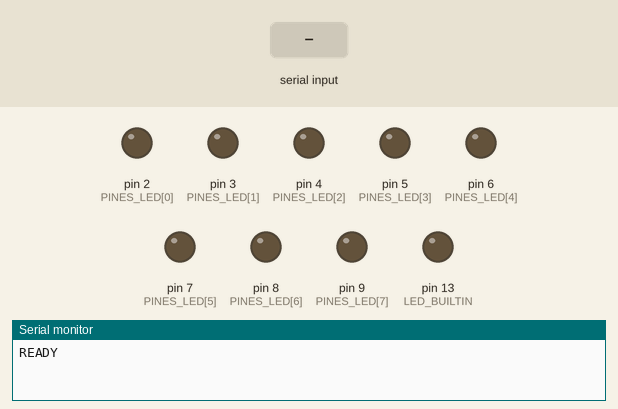
A sketch run on a simulated Arduino Uno, built with avr-gcc and run on an emulated ATmega328P. Shown: output pins drawn as LEDs (lit = HIGH), the last lines printed to the serial monitor. The test bench sets the inputs (shaded band).

Above: at 1.2 s.
1.3 s: "CAL\n" received over Serial
At 4.7 s:
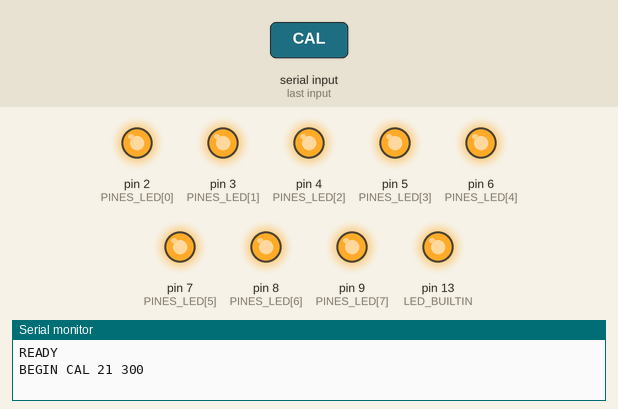
Timing chart, 0 to 10.3 s (numbered marks = the images above; inputs shaded):
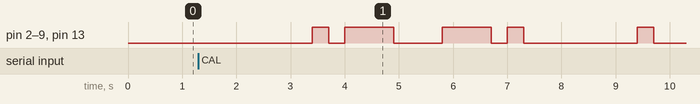

The sketch:

transmisor_morse.ino
```cpp
#include <Arduino.h>
#include <string.h>

// Ajustes del montaje: LEDs en D2 a D9 y T inicial de 300 ms por punto.
// Los mensajes se guardan en arreglos de tamaño fijo porque el UNO tiene poca memoria.
const uint8_t PINES_LED[] = {2, 3, 4, 5, 6, 7, 8, 9};
const uint8_t NUM_LEDS = 8;
const bool SINCRONIZAR_LED_INTEGRADO = true;  // false para desactivar el indicador integrado.
const uint8_t MAXIMO_LETRAS = 80;
const uint16_t CAPACIDAD_LINEA = 192;  // Incluye terminador NUL.
char bufferLinea[CAPACIDAD_LINEA];
char bufferMensaje[MAXIMO_LETRAS + 1];  // 80 caracteres normalizados + NUL.
uint16_t longitudLinea = 0;
bool lineaDesbordada = false;
bool retornoCarroPrevio = false;
uint16_t duracionUnidadMs = 300;

// Tabla para convertir cada letra en puntos y rayas (de A hasta Z).
const char CODIGO_MORSE[26][5] = {
  ".-", "-...", "-.-.", "-..", ".", "..-.", "--.", "....", "..",
  ".---", "-.-", ".-..", "--", "-.", "---", ".--.", "--.-", ".-.",
  "...", "-", "..-", "...-", ".--", "-..-", "-.--", "--.."
};

// Reconoce los separadores admitidos en las ordenes seriales.
bool esEspacio(char caracter) {
  return caracter == ' ' || caracter == '\t' || caracter == '\v' || caracter == '\f';
}

void ponerLed(bool encendido) {
  // Enciende o apaga todos los LEDs del arreglo simultáneamente
  for (uint8_t i = 0; i < NUM_LEDS; i++) {
    digitalWrite(PINES_LED[i], encendido ? HIGH : LOW);
  }

  // El LED integrado repite la señal y permite verla directamente en la placa.
  if (SINCRONIZAR_LED_INTEGRADO) {
    digitalWrite(LED_BUILTIN, encendido ? HIGH : LOW);
  }
}

// Un tramo mantiene la luz encendida o apagada durante cierta cantidad de T.
// Si emitir es falso, solo suma su duración para anunciarla por Serial.
void transmitirTramo(bool encendido, uint8_t unidades, bool emitir,
                     uint16_t &totalUnidades, unsigned long &plazo) {
  totalUnidades += unidades;
  if (!emitir) {
    return;
  }
  ponerLed(encendido);
  // Usa el instante previsto para que las pequeñas demoras no se acumulen.
  plazo += static_cast<unsigned long>(unidades) * duracionUnidadMs * 1000UL;
  while (static_cast<long>(micros() - plazo) < 0) {
    // Espera sin escribir por Serial mientras se transmite el tramo.
  }
}

// Recorre letra por letra y coloca pausas de 1T, 3T o 7T según corresponda.
uint16_t recorrerMensaje(const char *texto, bool emitir, unsigned long &plazo) {
  uint16_t totalUnidades = 0;
  for (uint16_t indiceLetra = 0; texto[indiceLetra]; ++indiceLetra) {
    if (texto[indiceLetra] == ' ') {
      continue;
    }
    const char *codigo = CODIGO_MORSE[texto[indiceLetra] - 'A'];
    for (uint8_t indiceElemento = 0; codigo[indiceElemento]; ++indiceElemento) {
      transmitirTramo(true, codigo[indiceElemento] == '.' ? 1 : 3,
                      emitir, totalUnidades, plazo);
      if (codigo[indiceElemento + 1]) {
        transmitirTramo(false, 1, emitir, totalUnidades, plazo);
      }
    }
    if (texto[indiceLetra + 1]) {
      transmitirTramo(false, texto[indiceLetra + 1] == ' ' ? 7 : 3,
                      emitir, totalUnidades, plazo);
    }
  }
  return totalUnidades;
}

void transmitirMensaje(const char *texto, bool esCalibracion) {
  unsigned long plazo = 0;
  // Primero calcula la duración y avisa al Monitor Serial; después emite luz.
  const uint16_t totalUnidades = recorrerMensaje(texto, false, plazo);
  Serial.print(esCalibracion ? F("BEGIN CAL ") : F("BEGIN SEND "));
  Serial.print(totalUnidades);
  Serial.print(' ');
  Serial.println(duracionUnidadMs);
  Serial.flush();  // Vacía el mensaje serial antes de empezar a medir el tiempo.
  plazo = micros();
  uint16_t unidadesMargen = 0;
  // Deja un tiempo apagado al principio y al final para delimitar el mensaje.
  transmitirTramo(false, 7, true, unidadesMargen, plazo);
  recorrerMensaje(texto, true, plazo);
  transmitirTramo(false, 7, true, unidadesMargen, plazo);
  ponerLed(false);
  Serial.println(esCalibracion ? F("DONE CAL") : F("DONE SEND"));
}

// Convierte a mayúsculas, une espacios repetidos y rechaza caracteres ajenos a A-Z.
// Así evita enviar solo una parte del mensaje si la orden contiene un error.
bool normalizarMensaje(const char *entrada) {
  uint8_t cantidadLetras = 0;
  uint16_t indiceSalida = 0;
  bool espacioPendiente = false;
  for (; *entrada; ++entrada) {
    char caracter = *entrada;
    if (esEspacio(caracter)) {
      if (indiceSalida) espacioPendiente = true;
      continue;
    }
    if (caracter >= 'a' && caracter <= 'z') caracter -= ('a' - 'A');
    if (caracter < 'A' || caracter > 'Z') {
      Serial.println(F("ERROR INVALID_CHARACTER"));
      return false;
    }
    if (++cantidadLetras > MAXIMO_LETRAS) {
      Serial.println(F("ERROR TEXT_TOO_LONG"));
      return false;
    }
    if (indiceSalida + (espacioPendiente ? 1 : 0) + 1 > MAXIMO_LETRAS) {
      Serial.println(F("ERROR TEXT_TOO_LONG"));
      return false;
    }
    if (espacioPendiente) bufferMensaje[indiceSalida++] = ' ';
    bufferMensaje[indiceSalida++] = caracter;
    espacioPendiente = false;
  }
  bufferMensaje[indiceSalida] = '\0';
  if (!cantidadLetras) {
    Serial.println(F("ERROR EMPTY_TEXT"));
    return false;
  }
  return true;
}

// Interpreta una línea del Monitor Serial: SEND envía, T cambia el ritmo,
// CAL envía "AN E" y STATUS muestra los ajustes actuales.
void procesarLinea() {
  bufferLinea[longitudLinea] = '\0';
  char *comando = bufferLinea;
  while (esEspacio(*comando)) ++comando;
  char *finComando = comando + strlen(comando);
  while (finComando > comando && esEspacio(finComando[-1])) --finComando;
  *finComando = '\0';
  if (!*comando) {
    return;  // Lineas vacias ignoradas.
  }
  char *argumentos = comando;
  while (*argumentos && !esEspacio(*argumentos)) ++argumentos;
  if (*argumentos) *argumentos++ = '\0';
  while (esEspacio(*argumentos)) ++argumentos;

  if (strcmp(comando, "SEND") == 0) {
    if (normalizarMensaje(argumentos)) {
      transmitirMensaje(bufferMensaje, false);
    }
  } else if (strcmp(comando, "T") == 0) {
    uint16_t valor = 0;
    bool valorValido = *argumentos != '\0';
    for (const char *digito = argumentos; *digito; ++digito) {
      if (*digito < '0' || *digito > '9' || valor > 200) {
        valorValido = false;
        break;
      }
      valor = valor * 10 + (*digito - '0');
    }
    if (!valorValido || valor < 100 || valor > 2000) {
      Serial.println(F("ERROR T_RANGE"));
    } else {
      duracionUnidadMs = valor;
      Serial.print(F("OK T "));
      Serial.println(duracionUnidadMs);
    }
  } else if (strcmp(comando, "CAL") == 0 || strcmp(comando, "STATUS") == 0) {
    if (*argumentos) {
      Serial.println(F("ERROR ARGUMENTS"));
    } else if (strcmp(comando, "CAL") == 0) {
      transmitirMensaje("AN E", true);
    } else {
      Serial.print(F("STATUS T "));
      Serial.print(duracionUnidadMs);
      Serial.print(F(" PINES 2-9 BUILTIN "));
      Serial.print(SINCRONIZAR_LED_INTEGRADO ? 1 : 0);
      Serial.println(F(" MAX_LETTERS 80 IDLE"));
    }
  } else {
    Serial.println(F("ERROR COMMAND"));
  }
}

void setup() {
  // Prepara los pines del arreglo como salidas
  for (uint8_t i = 0; i < NUM_LEDS; i++) {
    pinMode(PINES_LED[i], OUTPUT);
  }

  if (SINCRONIZAR_LED_INTEGRADO) pinMode(LED_BUILTIN, OUTPUT);
  ponerLed(false);
  Serial.begin(115200);
  Serial.println(F("READY"));
}

void loop() {
  // Reúne caracteres hasta recibir fin de línea; entonces procesa una orden.
  while (Serial.available() > 0) {
    const char caracter = static_cast<char>(Serial.read());
    if (caracter == '\n' && retornoCarroPrevio) {
      retornoCarroPrevio = false;
      continue;
    }
    retornoCarroPrevio = caracter == '\r';
    if (caracter == '\r' || caracter == '\n') {
      if (lineaDesbordada) Serial.println(F("ERROR LINE_OVERFLOW"));
      else procesarLinea();
      longitudLinea = 0;
      lineaDesbordada = false;
    } else if (!lineaDesbordada) {
      if (caracter == '\0') {
        // Rechaza una orden que podría quedar cortada antes de tiempo.
        lineaDesbordada = true;
      } else if (longitudLinea < CAPACIDAD_LINEA - 1) {
        bufferLinea[longitudLinea++] = caracter;
      } else {
        lineaDesbordada = true;  // Descarta toda la línea hasta CR/LF.
      }
    }
  }
}
```

Measured:
- after the input at 1.3 s, pin 2 (PINES_LED[0]), pin 3 (PINES_LED[1]), pin 4 (PINES_LED[2]), pin 5 (PINES_LED[3]), pin 6 (PINES_LED[4]), pin 7 (PINES_LED[5]), pin 8 (PINES_LED[6]), pin 9 (PINES_LED[7]), pin 13 (LED_BUILTIN): LOW → HIGH after 2.1 s, → LOW 0.30 s later, → HIGH 0.30 s later, → LOW 0.90 s later, … (10 changes in this stretch)
